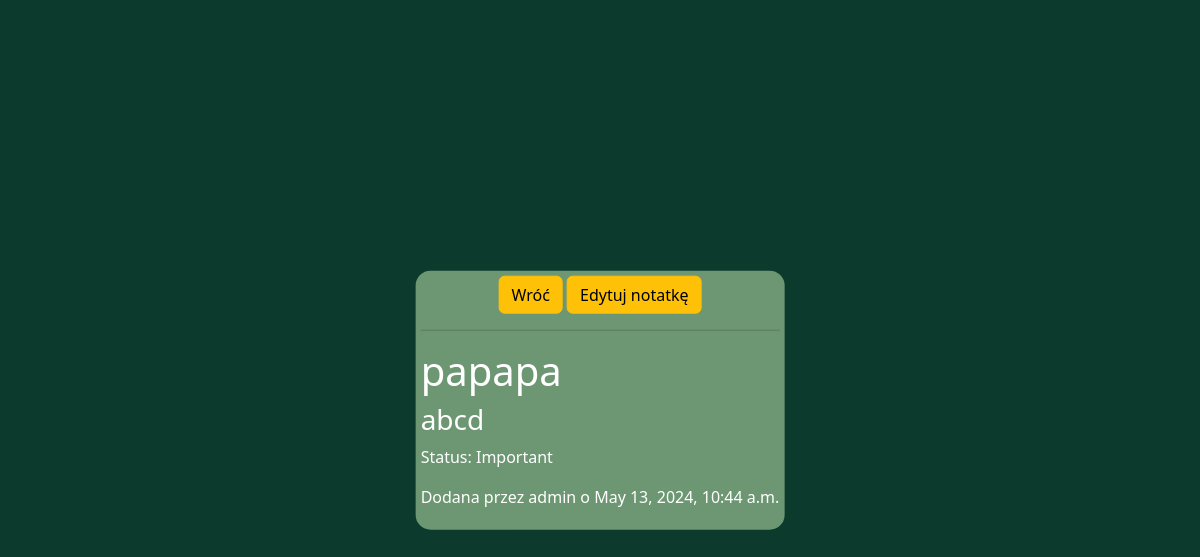
Page /detail_note/6/ on the committed database.
### aplikacjaNotatnik/models.py (models this page shows, shortened)
class Note(models.Model):
    STATUS_CHOICES = (
        ('Important', 'Important'),
        ('Usually', 'Usually')
    )
    title = models.CharField(max_length=100)
    text = models.TextField()
    time = models.DateTimeField(auto_now_add=True)
    author = models.ForeignKey(User, on_delete=models.CASCADE)
    status = models.CharField(max_length=10, choices=STATUS_CHOICES, default='Usually')
    id = models.AutoField(primary_key=True)

### aplikacjaNotatnik/views.py (the view)
# urls.py: path("detail_note/<int:id>/", views.detail_note, name='detail_note'),
def detail_note(request, id):
    note = get_object_or_404(Note, pk=id)
    return render(request, "detail_note.html", {"note": note})

### aplikacjaNotatnik/templates/detail_note.html (shortened to what this page needs)
{% extends "base.html" %}
{% load static %}
{% block content %}
    <div class="main-div">
        <div class="info-center">
            <a class="btn btn-warning" href="{% url 'notes_list' %}">Wróć</a>
            <a class="btn btn-warning" href="{% url 'edit_note' note.id %}">Edytuj notatkę</a>
        </div>
        <hr>
        <div class="detail-div note-text">
            <h1>{{ note.title }}</h1>
            <h3>{{ note.text }}</h3>
            <p>Status: {{ note.status }}</p>
            <p>Dodana przez {{ note.author }} o {{ note.time }}</p>
        </div>
    </div>
{% endblock %}

### aplikacjaNotatnik/static/css/notatnik.css (style rules this page uses)
.main-div { height: auto; width: auto; padding: 5px; position: absolute; top: 50%; left: 50%; transform: translate(-50%, -50%); overflow-y: auto; background-color: #6D9773; border-radius: 15px; }
body { background-color: #0C3B2E !important; }
.note-text { color: white !important; }
.info-center, .info { text-align: center !important; }

### rows in the picture
Note: title "papapa", text "abcd", status "Important", author "admin", time "May 13, 2024, 10:44 a.m."
